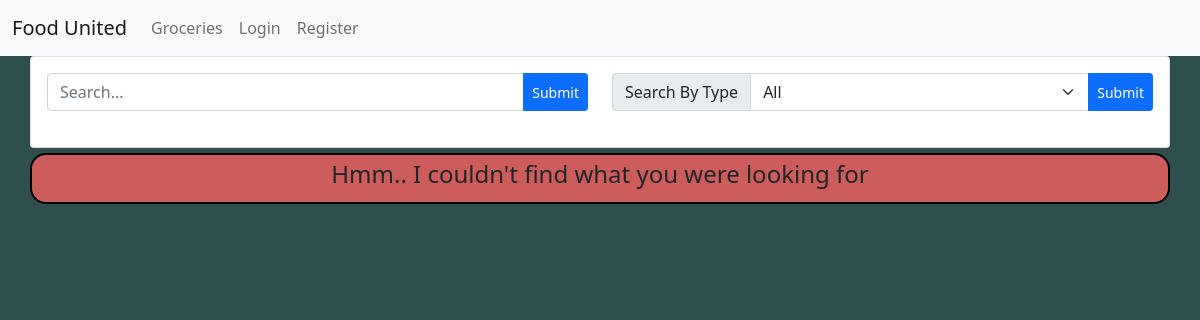
Before: / with the older database file.
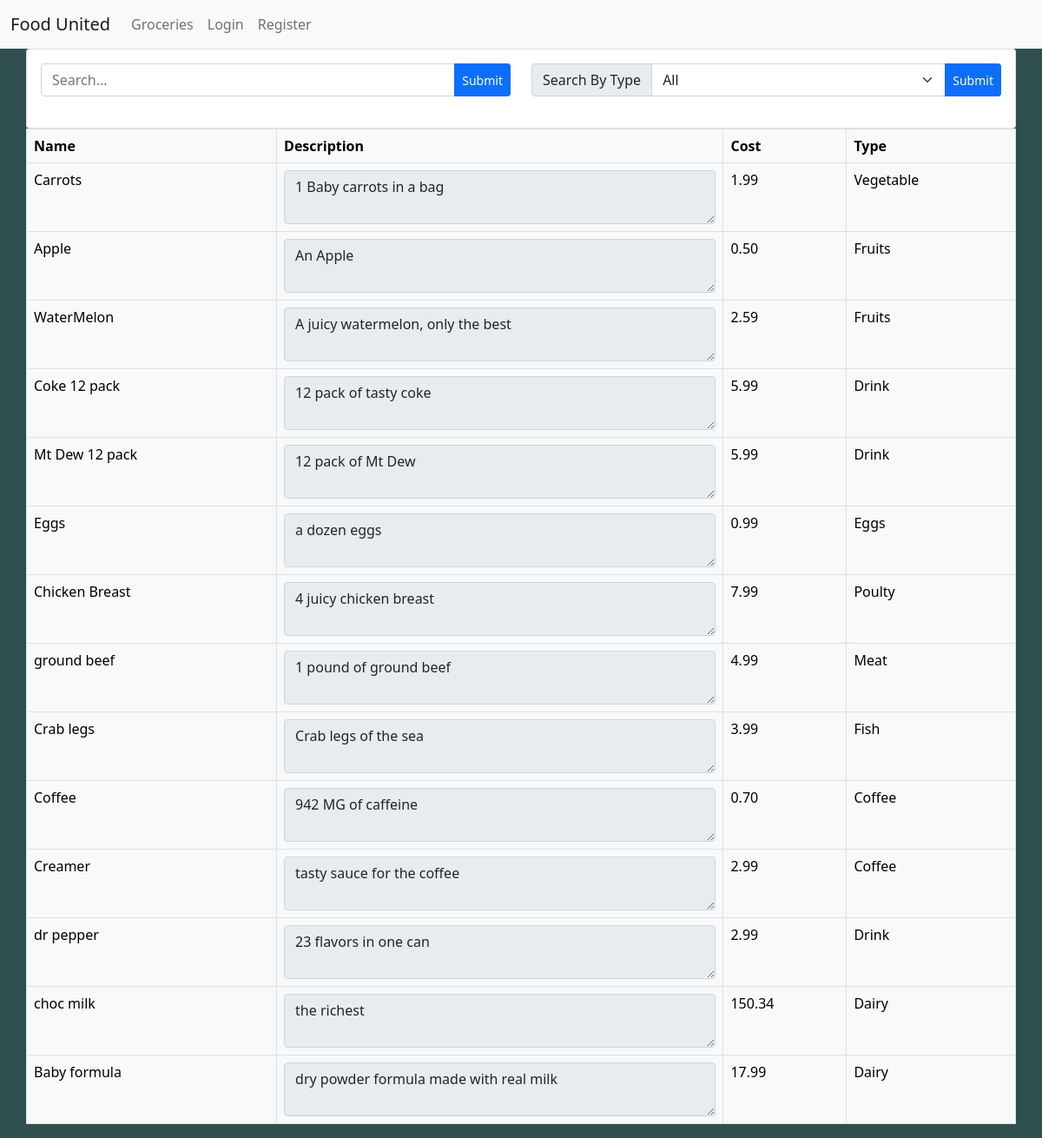
After: the same page with the newer database file.
### tables this page shows
CREATE TABLE item
(
    id          int AUTO_INCREMENT,
    name        varchar(255)   NOT NULL,
    description text           NULL,
    cost        decimal(11, 2) NULL,
    type_id     int            NOT NULL,
    CONSTRAINT item_pk
        PRIMARY KEY (id)
);

CREATE TABLE type
(
    type_id int AUTO_INCREMENT,
    type    varchar(255) NULL,
    CONSTRAINT type_pk
        PRIMARY KEY (type_id)
);

### src/classes/User.php (called while the page is built, shortened)
<?php
class User
{
    public function loggedIn() {
        return false;
    }
}

### src/classes/Menu.php (called while the page is built, shortened)
<?php
class Menu
{
    public function getItems($params): array
    {
        $search = $params['search'];
        $type = $params['type'];
        $db = Database::getInstance();
        $sql = "SELECT * FROM item i
                    INNER JOIN type t ON i.type_id = t.type_id WHERE 1 = 1";
        $stmt = $db->prepare($sql);
        $stmt->execute();
        return $stmt->fetchAll(PDO::FETCH_ASSOC);
    }
}

### src/forms/index_form.php (the view, shortened to what this page needs)
<div class="container lg">
    <div class="card">
        <div class="card-body">
            <form action="../../index.php" method="post">
                <div class="container">
                    <div class="row">
                        <div class="col-sm-12 col-md-6">
                            <div class="input-group mb-1">
                                <input class="form-control" type="text" name="search" placeholder="Search...">
                                <input type="submit" name="submit" class="btn btn-primary btn-sm">
                            </div>
                        </div>
                        <div class="col-sm-12 col-md-6">
                            <div class="input-group mb-1">
                                <span class="input-group-text" id="inputGroup-sizing-default">Search By Type</span>
                                <select name="type" class="form-select form-select">
                                    <option value="0">All</option>
                                </select>
                                <input type="submit" name="submit" class="btn btn-primary btn-sm">
                            </div>
                        </div>
                    </div>
                </div>
            </form>
        </div>
    </div>
</div>
<?php
if (isset($errors)) {
    include "includes/errors.php";
} else { ?>
<div class='container'>
    <div class="table-responsive">
        <table class="table table-light table-bordered table-hover table-responsive">
            <thead>
            <th>Name</th>
            <th>Description</th>
            <th>Cost</th>
            <th>Type</th>
            </thead>
            <tbody>
            <tr>
                <?php } ?>
                <?php foreach ($result as $row) {
                $name = $row['name'];
                $description = $row['description'];
                $cost = $row['cost'];
                $type = $row['type'];
                ?>
                <td><?= $name ?></td>
                <td><textarea class="form-control" readonly><?=$description ?></textarea></td>
                <td><?= $cost ?></td>
                <td><?= $type ?></td>
            </tr>
            <?php } ?>
            </tbody>
        </table>
    </div>
</div>
<?php include "includes/footer.php"; ?>

### includes/header.php (shortened to what this page needs)
<html lang="en">
<head>
    <link href="https://cdn.jsdelivr.net/npm/bootstrap@5.0.2/dist/css/bootstrap.min.css" rel="stylesheet">
    <link rel="stylesheet" href="style.css">
</head>
<body>

### includes/nav.php (shortened to what this page needs)
<?php $User = new  \App\classes\User(); ?>
<nav class="navbar navbar-expand-lg navbar-light bg-light">
    <div class="container-fluid">
        <a class="navbar-brand" href="/index.php">Food United</a>
        <div class="collapse navbar-collapse" id="navbarSupportedContent">
            <ul class="navbar-nav me-auto mb-2 mb-lg-0">
                <li class="nav-item">
                    <a class="nav-link" href="index.php">Groceries</a>
                </li>
                <?php if ($User->loggedIn()) : ?>
                    <li class="nav-item">
                        <a class="nav-link" href="cart.php">Shopping Cart</a>
                    </li>
                <li class="nav-item">
                    <a class="nav-link" href="logout.php">Logout</a>
                </li>
                <?php else : ?>
                    <li class="nav-item">
                        <a class="nav-link" href="login.php">Login</a>
                    </li>
                    <li class="nav-item">
                        <a class="nav-link" href="register.php">Register</a>
                    </li>
                <?php endif; ?>
            </ul>
        </div>
    </div>
</nav>

### index.php (shortened to what this page needs)
<?php include "includes/header.php"; ?>
<?php include "includes/nav.php" ?>
<?php
    $search = null;
    $type = null;
    $params = [
        'search' => $search,
        'type' => $type
    ];
    $result = $menu->getItems($params);
    if (empty($result)) {
        $errors[] = "<h4>Hmm.. I couldn't find what you were looking for</h4>";
    }
    include 'src/forms/index_form.php';

### includes/errors.php
<?php
    if (isset($errors)) {
        echo "<div class='error-container container'>";
        foreach ($errors as $error) {
            echo "<div class='error'>";
            echo $error;
            echo "</div>";
        }
        echo "</div>";
    }

### style.css (style rules this page uses)
body { background-color: darkslategrey; }
.container { margin: auto; padding-left: 0; padding-right: 0; }
.error { background-color: indianred; border: 2px solid black; border-radius: 1em; padding: 5px; margin-top: 5px; margin-bottom: 5px; font-weight: bold; text-align: center; }

Changed rows visible on the page:
added item: name "Carrots", description "1 Baby carrots in a bag", cost "1.99", type.type "Vegetable"
added item: name "Apple", description "An Apple", cost "0.50", type.type "Fruits"
added item: name "WaterMelon", description "A juicy watermelon, only the best", cost "2.59", type.type "Fruits"
added item: name "Coke 12 pack", description "12 pack of tasty coke", cost "5.99", type.type "Drink"
added item: name "Mt Dew 12 pack", description "12 pack of Mt Dew", cost "5.99", type.type "Drink"
added item: name "Eggs", description "a dozen eggs", cost "0.99", type.type "Eggs"
added item: name "Chicken Breast", description "4 juicy chicken breast", cost "7.99", type.type "Poulty"
added item: name "ground beef", description "1 pound of ground beef", cost "4.99", type.type "Meat"
added item: name "Crab legs", description "Crab legs of the sea", cost "3.99", type.type "Fish"
added item: name "Coffee", description "942 MG of caffeine", cost "0.70", type.type "Coffee"
added item: name "Creamer", description "tasty sauce for the coffee", cost "2.99", type.type "Coffee"
added item: name "dr pepper", description "23 flavors in one can", cost "2.99", type.type "Drink"
added item: name "choc milk", description "the richest", cost "150.34", type.type "Dairy"
added item: name "Baby formula", description "dry powder formula made with real milk", cost "17.99", type.type "Dairy"
Other visible differences:
text now shown: "Name Description Cost Type"
list line gone: "Hmm.. I couldn't find what you were looking for"
